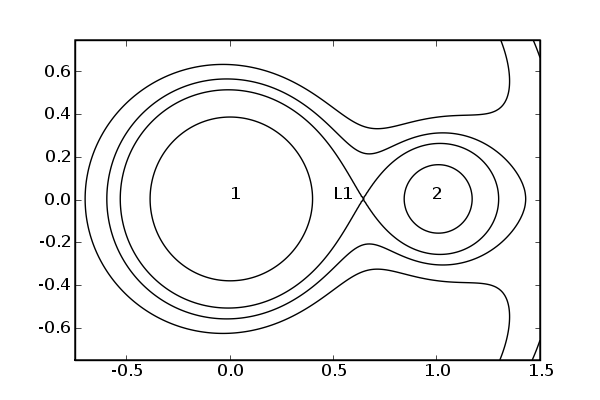

Generate this figure with Python:
# try to make a Roche-lobe plot
# let z = 0
# using formula from Warner (1995) p31

from pylab import *

#calculate some parameters
G=1.0
Msun = 1.0
M1 = 0.5*Msun
M2 = 0.125*Msun
mu = M2/(M1+M2)
P = 4*3600.0   # 4 hours in seconds
omega = 2*pi/P
q = M2/M1
a = ((P**2.0)*G*(M1+M2)/(4*pi**2.0))**(0.333333333333333)

# make a calculation grid
x = arange(-0.75*a,1.5*a,a/100.0,'d')
y = arange(-0.75*a,0.75*a,a/100.0,'d')
X,Y = meshgrid(x,y)

#calculate the potentials
phi = -1.0*G*M1/sqrt(X**2 + Y**2 + 1.0e-20) - 1.0*G*M2/sqrt((X-a)**2+Y**2+1.0e-20) - 0.5*(omega**2)*((X-mu*a)**2 + Y**2)

phi = abs(phi)
levels=[0.0070,0.0075,0.008,0.01]
#gray()
#levels = arange(0.007,0.1,0.0001)
figure(figsize=(6,4))
#levels = arange(0.007,0.1,0.001)
CS = contour(phi,levels=levels,colors='k',extent=(-0.75,1.5,-0.75,0.75))
#CS = contourf(phi,levels=levels,extent=(-0.75,1.5,-0.75,0.75),cmap=cm.jet)

#colorbar()
text(0.50,0,'L1',fontsize=12)
text(0,0,'1',fontsize=12)
text(0.98,0,'2',fontsize=12)
draw()


show()

#Eureka!!!
